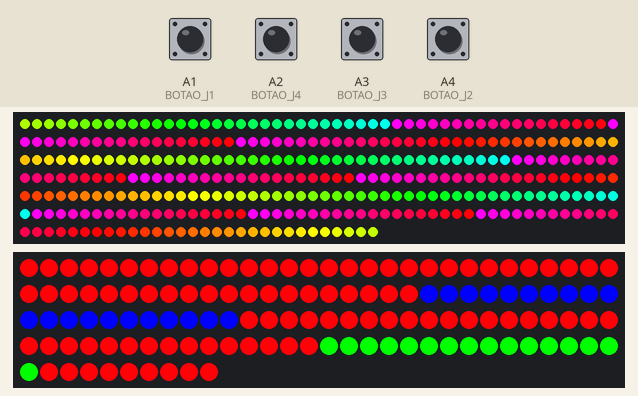
The sketch below on a simulated Arduino Uno, built with avr-gcc and run on an emulated ATmega328P. On the bench: 330 RGB LEDs in strip order, left to right, continuing on the next row, 130 RGB LEDs in strip order, left to right, continuing on the next row. The test bench sets the inputs (shaded band); at power-on: A1 (BOTAO_J1), A2 (BOTAO_J4), A3 (BOTAO_J3), A4 (BOTAO_J2) HIGH.

Above: at 1.76 s.
1.8 s: A1 (BOTAO_J1) pulled LOW for 0.15 s
At 2.5 s:
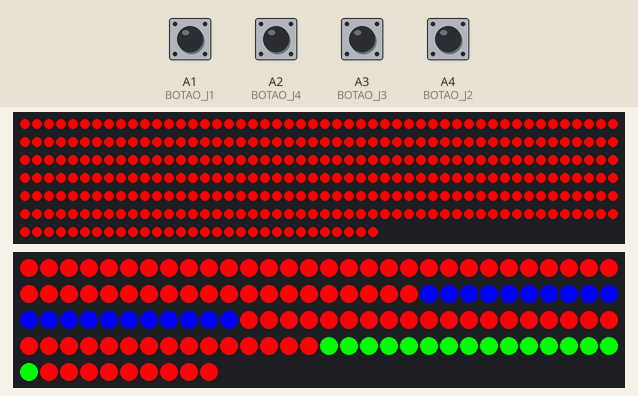
At 4.6 s:
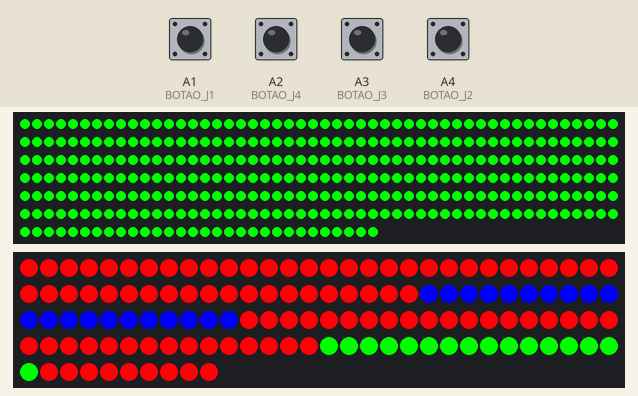
4.9 s: A2 (BOTAO_J4) pulled LOW for 1 s
At 6.5 s:
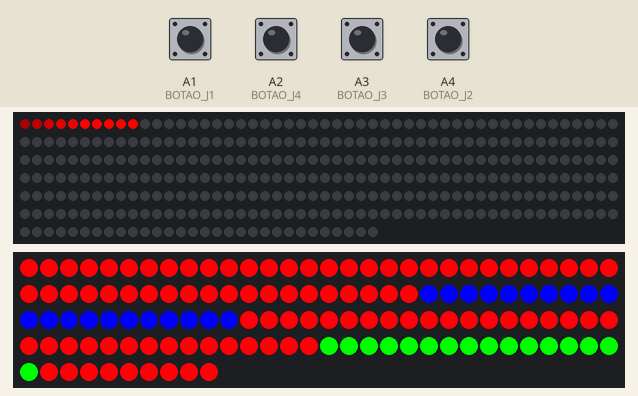
7.4 s: A3 (BOTAO_J3) pulled LOW for 0.15 s
9.0 s: A4 (BOTAO_J2) pulled LOW for 0.15 s
10.6 s: A2 (BOTAO_J4) pulled LOW for 0.15 s
12.2 s: A1 (BOTAO_J1) pulled LOW for 1 s
Timing chart, 0 to 15.2 s (numbered marks = the images above; inputs shaded):
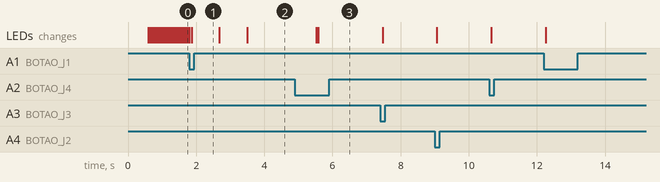

Measured:
- after the input at 1.8 s, the LEDs: change after 0.07 s (image 1)
- after the input at 4.9 s, the LEDs: first differ from a run without the input after 0.68 s (image 3)

The sketch:

led_race_code_v1.ino
```cpp
#include <Adafruit_NeoPixel.h>

// === Fitas ===
#define PINO_FITA1 6
#define NUM_LEDS1 330
#define PINO_FITA2 7
#define NUM_LEDS2 130

Adafruit_NeoPixel fita1(NUM_LEDS1, PINO_FITA1, NEO_GRB + NEO_KHZ800);
Adafruit_NeoPixel fita2(NUM_LEDS2, PINO_FITA2, NEO_GRB + NEO_KHZ800);

// === Botões ===
#define BOTAO_J1 A1
#define BOTAO_J2 A4
#define BOTAO_J3 A3
#define BOTAO_J4 A2

// === Jogadores ===
int posJ[4] = {0, 0, 0, 0};
int voltas[4] = {0, 0, 0, 0};
bool ativo[4] = {false, false, false, false};

const int TOTAL_VOLTAS = 2;

// === Controle de vitória ===
bool venceu = false;
int vencedor = -1;
unsigned long tempoPisca = 0;
bool estadoPisca = false;
int contaPisca = 0;
bool esperando = true;

// === Debounce ===
int estadoBotao[4] = {HIGH, HIGH, HIGH, HIGH};
int ultimoEstadoBotao[4] = {HIGH, HIGH, HIGH, HIGH};
unsigned long ultimoTempoBotao[4] = {0, 0, 0, 0};
const unsigned long debounceDelay = 5;

// === Rainbow ===
int offsetRainbow = 0;

void setup() {
  fita1.begin();
  fita2.begin();
  fita1.clear();
  fita2.clear();
  pintarFita2();
  fita1.show();
  fita2.show();

  pinMode(BOTAO_J1, INPUT_PULLUP);
  pinMode(BOTAO_J2, INPUT_PULLUP);
  pinMode(BOTAO_J3, INPUT_PULLUP);
  pinMode(BOTAO_J4, INPUT_PULLUP);

  Serial.begin(9600);

  // Animação inicial
  fita1.fill(fita1.Color(255, 255, 255));
  fita2.fill(fita2.Color(255, 255, 255));
  fita1.show();
  fita2.show();
  delay(500);
  fita1.clear();
  fita2.clear();
  pintarFita2();
  fita1.show();
  fita2.show();
}

void loop() {
  pintarFita2(); // Mantém as marcações da fita2 sempre acesas

  int botoes[4] = {
    digitalRead(BOTAO_J1),
    digitalRead(BOTAO_J2),
    digitalRead(BOTAO_J3),
    digitalRead(BOTAO_J4)
  };

  if (esperando) {
    efeitoRainbow();
    if (botoes[0] == LOW || botoes[1] == LOW || botoes[2] == LOW || botoes[3] == LOW) {
      esperando = false;
      semaforo();
      fita1.clear();
      fita1.show();
    }
    delay(15);
    return;
  }

  if (venceu) {
    piscar();
    return;
  }

  for (int i = 0; i < 4; i++) {
    processaBotao(botoes[i], i);
  }

  atualizarFitas();
}

void processaBotao(int leitura, int j) {
  if (leitura != ultimoEstadoBotao[j]) {
    ultimoTempoBotao[j] = millis();
  }
  if (millis() - ultimoTempoBotao[j] > debounceDelay) {
    if (leitura == LOW && estadoBotao[j] == HIGH) {
      if (!ativo[j]) ativo[j] = true;
      avancar(j);
    }
    estadoBotao[j] = leitura;
  }
  ultimoEstadoBotao[j] = leitura;
}

void avancar(int j) {
  posJ[j] += 5;
  if (posJ[j] < NUM_LEDS1) return;
  if (posJ[j] < NUM_LEDS1 + NUM_LEDS2) return;

  posJ[j] -= (NUM_LEDS1 + NUM_LEDS2);
  voltas[j]++;

  if (voltas[j] >= TOTAL_VOLTAS) {
    venceu = true;
    vencedor = j;
    tempoPisca = millis();
    contaPisca = 0;
    estadoPisca = false;
    Serial.print("Jogador ");
    Serial.print(j + 1);
    Serial.println(" venceu!");
  }
}

void atualizarFitas() {
  fita1.clear();
  fita2.clear();
  pintarFita2(); // Mantém as áreas coloridas na fita2

  byte cores[4][3] = {
    {0, 255, 0},     // Verde
    {0, 0, 255},     // Azul
    {255, 150, 0},   // Amarelo
    {255, 0, 0}      // Vermelho
  };

  for (int i = 0; i < 4; i++) {
    if (ativo[i])
      desenharRastro(posJ[i], cores[i][0], cores[i][1], cores[i][2]);
  }

  fita1.show();
  fita2.show();
}

void desenharRastro(int pos, byte r, byte g, byte b) {
  if (pos < NUM_LEDS1) {
    desenharFita(fita1, NUM_LEDS1, pos, r, g, b);
  } else {
    desenharFita(fita2, NUM_LEDS2, pos - NUM_LEDS1, r, g, b);
  }
}

void desenharFita(Adafruit_NeoPixel &fita, int num, int pos, byte r, byte g, byte b) {
  for (int i = 0; i < 5; i++) {
    int p = (pos + i) % num;
    adicionarCor(fita, p, r, g, b);
  }
  for (int i = 1; i <= 5; i++) {
    int p = pos - i;
    if (p < 0) p += num;
    float fator = 1.0 - (float)i / 6.0;
    adicionarCor(fita, p, r * fator, g * fator, b * fator);
  }
}

void adicionarCor(Adafruit_NeoPixel &fita, int p, byte r, byte g, byte b) {
  uint32_t c = fita.getPixelColor(p);
  byte r1 = (c >> 16) & 0xFF;
  byte g1 = (c >> 8) & 0xFF;
  byte b1 = c & 0xFF;
  fita.setPixelColor(p, fita.Color(min(r + r1, 255), min(g + g1, 255), min(b + b1, 255)));
}

void pintarFita2() {
  for (int i = 0; i < NUM_LEDS2; i++) {
    int led = NUM_LEDS2 - 1 - i;
    if (led >= 50 && led <= 70) {
      fita2.setPixelColor(led, fita2.Color(0, 0, 255));  // Azul
    } else if (led >= 105 && led <= 120) {
      fita2.setPixelColor(led, fita2.Color(0, 255, 0));  // Verde
    } else {
      fita2.setPixelColor(led, fita2.Color(255, 1, 7));  // Rosa
    }
  }
}

void piscar() {
  if (millis() - tempoPisca >= 150) {
    tempoPisca = millis();
    estadoPisca = !estadoPisca;

    byte cores[4][3] = {
      {0, 255, 0},
      {0, 0, 255},
      {255, 150, 0},
      {255, 0, 0}
    };

    if (estadoPisca) {
      fita1.fill(fita1.Color(cores[vencedor][0], cores[vencedor][1], cores[vencedor][2]));
      fita2.fill(fita2.Color(cores[vencedor][0], cores[vencedor][1], cores[vencedor][2]));
    } else {
      fita1.clear();
      pintarFita2();
    }

    fita1.show();
    fita2.show();

    if (estadoPisca) contaPisca++;
    if (contaPisca > 10) {
      venceu = false;
      esperando = true;
      for (int i = 0; i < 4; i++) {
        posJ[i] = 0;
        voltas[i] = 0;
        ativo[i] = false;
      }
      fita1.clear();
      fita2.clear();
      pintarFita2();
      fita1.show();
      fita2.show();
    }
  }
}

void efeitoRainbow() {
  offsetRainbow = (offsetRainbow + 2) % 256;
  int arco = NUM_LEDS1 / 3;
  fita1.clear();

  for (int a = 0; a < 3; a++) {
    for (int i = 0; i < arco; i++) {
      int led = a * arco + i;
      int hue = (i * 256 / arco + offsetRainbow) & 255;
      uint32_t cor = fita1.ColorHSV(hue * 256);
      fita1.setPixelColor(led, cor);
    }
  }
  fita1.show();
}

void semaforo() {
  // Vermelho
  fita1.fill(fita1.Color(255, 0, 0));
  fita1.show();
  delay(800);

  // Amarelo
  fita1.fill(fita1.Color(255, 150, 0));
  fita1.show();
  delay(800);

  // Verde (2 segundos)
  fita1.fill(fita1.Color(0, 255, 0));
  fita1.show();
  delay(2000);

  // Apagar
  fita1.clear();
  fita1.show();
}
```
